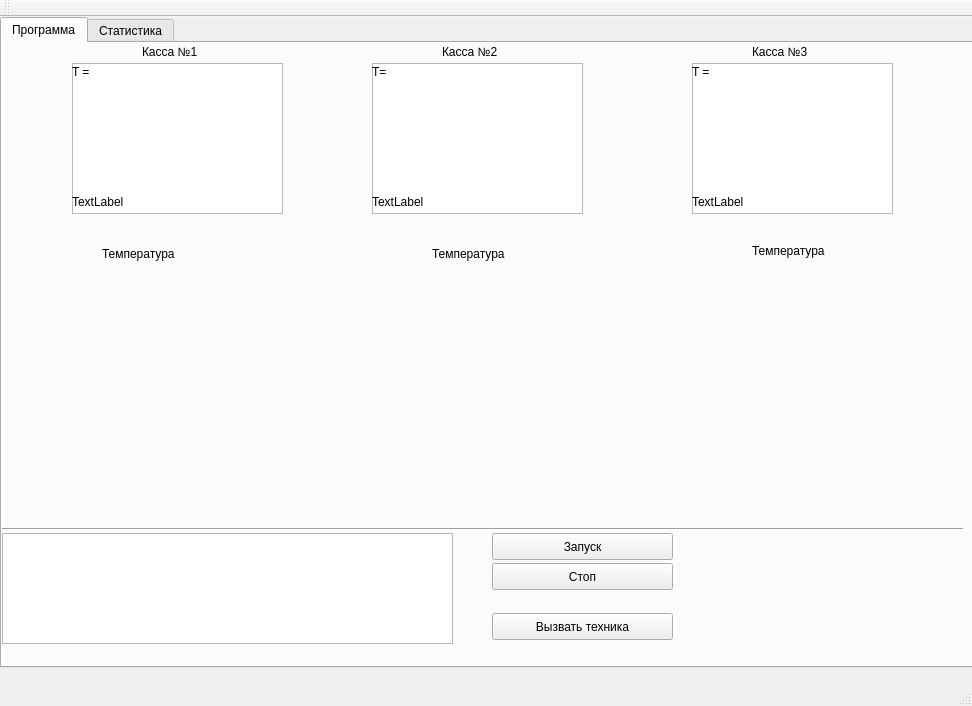
<?xml version="1.0" encoding="UTF-8"?>
<ui version="4.0">
 <class>MainWindow</class>
 <widget class="QMainWindow" name="MainWindow">
  <property name="geometry">
   <rect>
    <x>0</x>
    <y>0</y>
    <width>972</width>
    <height>706</height>
   </rect>
  </property>
  <property name="windowTitle">
   <string>Система управления кассовыми аппаратами супермаркета</string>
  </property>
  <widget class="QWidget" name="centralWidget">
   <widget class="QTabWidget" name="tabWidget">
    <property name="geometry">
     <rect>
      <x>0</x>
      <y>0</y>
      <width>981</width>
      <height>651</height>
     </rect>
    </property>
    <property name="currentIndex">
     <number>0</number>
    </property>
    <widget class="QWidget" name="tab">
     <attribute name="title">
      <string>Программа</string>
     </attribute>
     <widget class="QCustomPlot" name="widget" native="true">
      <property name="geometry">
       <rect>
        <x>10</x>
        <y>230</y>
        <width>331</width>
        <height>251</height>
       </rect>
      </property>
     </widget>
     <widget class="QCustomPlot" name="widget_2" native="true">
      <property name="geometry">
       <rect>
        <x>350</x>
        <y>230</y>
        <width>301</width>
        <height>251</height>
       </rect>
      </property>
     </widget>
     <widget class="QCustomPlot" name="widget_3" native="true">
      <property name="geometry">
       <rect>
        <x>660</x>
        <y>230</y>
        <width>301</width>
        <height>251</height>
       </rect>
      </property>
     </widget>
     <widget class="QPushButton" name="gogogo">
      <property name="geometry">
       <rect>
        <x>490</x>
        <y>490</y>
        <width>181</width>
        <height>27</height>
       </rect>
      </property>
      <property name="text">
       <string>Запуск</string>
      </property>
     </widget>
     <widget class="QPushButton" name="stop">
      <property name="geometry">
       <rect>
        <x>490</x>
        <y>520</y>
        <width>181</width>
        <height>27</height>
       </rect>
      </property>
      <property name="text">
       <string>Стоп</string>
      </property>
     </widget>
     <widget class="QPushButton" name="pushButton_3">
      <property name="geometry">
       <rect>
        <x>490</x>
        <y>570</y>
        <width>181</width>
        <height>27</height>
       </rect>
      </property>
      <property name="text">
       <string>Вызвать техника</string>
      </property>
     </widget>
     <widget class="QListWidget" name="listWidget">
      <property name="geometry">
       <rect>
        <x>0</x>
        <y>490</y>
        <width>451</width>
        <height>111</height>
       </rect>
      </property>
     </widget>
     <widget class="QListWidget" name="listWidget_2">
      <property name="geometry">
       <rect>
        <x>70</x>
        <y>20</y>
        <width>211</width>
        <height>151</height>
       </rect>
      </property>
      <property name="styleSheet">
       <string notr="true">background-image:url(:/images/kassa.png);background-repeat:no-repeat;background-position:center;</string>
      </property>
     </widget>
     <widget class="QListWidget" name="listWidget_3">
      <property name="geometry">
       <rect>
        <x>370</x>
        <y>20</y>
        <width>211</width>
        <height>151</height>
       </rect>
      </property>
      <property name="styleSheet">
       <string notr="true">background-image:url(:/images/kassa.png);background-repeat:no-repeat;background-position:center;</string>
      </property>
     </widget>
     <widget class="QListWidget" name="listWidget_4">
      <property name="geometry">
       <rect>
        <x>690</x>
        <y>20</y>
        <width>201</width>
        <height>151</height>
       </rect>
      </property>
      <property name="styleSheet">
       <string notr="true">background-image:url(:/images/kassa.png);background-repeat:no-repeat;background-position:center;</string>
      </property>
     </widget>
     <widget class="QLabel" name="label">
      <property name="geometry">
       <rect>
        <x>140</x>
        <y>0</y>
        <width>67</width>
        <height>17</height>
       </rect>
      </property>
      <property name="text">
       <string>Касса №1</string>
      </property>
     </widget>
     <widget class="QLabel" name="label_2">
      <property name="geometry">
       <rect>
        <x>440</x>
        <y>0</y>
        <width>67</width>
        <height>17</height>
       </rect>
      </property>
      <property name="text">
       <string>Касса №2</string>
      </property>
     </widget>
     <widget class="QLabel" name="label_3">
      <property name="geometry">
       <rect>
        <x>750</x>
        <y>0</y>
        <width>67</width>
        <height>17</height>
       </rect>
      </property>
      <property name="text">
       <string>Касса №3</string>
      </property>
     </widget>
     <widget class="QLabel" name="label_4">
      <property name="geometry">
       <rect>
        <x>100</x>
        <y>200</y>
        <width>141</width>
        <height>21</height>
       </rect>
      </property>
      <property name="text">
       <string>Температура</string>
      </property>
      <property name="wordWrap">
       <bool>false</bool>
      </property>
     </widget>
     <widget class="QLabel" name="label_5">
      <property name="geometry">
       <rect>
        <x>430</x>
        <y>200</y>
        <width>131</width>
        <height>21</height>
       </rect>
      </property>
      <property name="text">
       <string>Температура</string>
      </property>
      <property name="wordWrap">
       <bool>false</bool>
      </property>
     </widget>
     <widget class="QLabel" name="label_6">
      <property name="geometry">
       <rect>
        <x>750</x>
        <y>200</y>
        <width>131</width>
        <height>16</height>
       </rect>
      </property>
      <property name="text">
       <string>Температура</string>
      </property>
      <property name="wordWrap">
       <bool>false</bool>
      </property>
     </widget>
     <widget class="Line" name="line">
      <property name="geometry">
       <rect>
        <x>0</x>
        <y>476</y>
        <width>961</width>
        <height>20</height>
       </rect>
      </property>
      <property name="orientation">
       <enum>Qt::Horizontal</enum>
      </property>
     </widget>
     <widget class="QLabel" name="tempKas1">
      <property name="geometry">
       <rect>
        <x>70</x>
        <y>20</y>
        <width>67</width>
        <height>17</height>
       </rect>
      </property>
      <property name="text">
       <string>T =</string>
      </property>
     </widget>
     <widget class="QLabel" name="tempKas2">
      <property name="geometry">
       <rect>
        <x>370</x>
        <y>20</y>
        <width>67</width>
        <height>17</height>
       </rect>
      </property>
      <property name="text">
       <string>T= </string>
      </property>
     </widget>
     <widget class="QLabel" name="tempKas3">
      <property name="geometry">
       <rect>
        <x>690</x>
        <y>20</y>
        <width>67</width>
        <height>17</height>
       </rect>
      </property>
      <property name="text">
       <string>T =</string>
      </property>
     </widget>
     <widget class="QLabel" name="temp2Kas1">
      <property name="geometry">
       <rect>
        <x>70</x>
        <y>150</y>
        <width>181</width>
        <height>17</height>
       </rect>
      </property>
      <property name="text">
       <string>TextLabel</string>
      </property>
     </widget>
     <widget class="QLabel" name="temp2Kas2">
      <property name="geometry">
       <rect>
        <x>370</x>
        <y>150</y>
        <width>181</width>
        <height>17</height>
       </rect>
      </property>
      <property name="text">
       <string>TextLabel</string>
      </property>
     </widget>
     <widget class="QLabel" name="temp2Kas3">
      <property name="geometry">
       <rect>
        <x>690</x>
        <y>150</y>
        <width>161</width>
        <height>17</height>
       </rect>
      </property>
      <property name="text">
       <string>TextLabel</string>
      </property>
     </widget>
    </widget>
    <widget class="QWidget" name="tab_2">
     <attribute name="title">
      <string>Статистика</string>
     </attribute>
     <widget class="QWidget" name="gridLayoutWidget">
      <property name="geometry">
       <rect>
        <x>10</x>
        <y>10</y>
        <width>611</width>
        <height>131</height>
       </rect>
      </property>
      <layout class="QGridLayout" name="gridLayout" rowstretch="0,0,0,0,0,0,0,0,0" rowminimumheight="0,0,0,0,0,0,0,0,0">
       <item row="2" column="0">
        <widget class="QLabel" name="label_7">
         <property name="text">
          <string>Количество срабатываний датчика температуры термоголовки в кассе 3:  </string>
         </property>
        </widget>
       </item>
       <item row="0" column="0">
        <widget class="QLabel" name="label_8">
         <property name="text">
          <string>Количество срабатываний датчика температуры термоголовки в кассе 1:  </string>
         </property>
        </widget>
       </item>
       <item row="1" column="0">
        <widget class="QLabel" name="label_9">
         <property name="text">
          <string>Количество срабатываний датчика температуры термоголовки в кассе 2:  </string>
         </property>
        </widget>
       </item>
       <item row="0" column="1">
        <widget class="QLabel" name="srTempKas1">
         <property name="text">
          <string>0</string>
         </property>
        </widget>
       </item>
       <item row="1" column="1">
        <widget class="QLabel" name="srTempKas2">
         <property name="text">
          <string>0</string>
         </property>
        </widget>
       </item>
       <item row="2" column="1">
        <widget class="QLabel" name="srTempKas3">
         <property name="text">
          <string>0</string>
         </property>
        </widget>
       </item>
      </layout>
     </widget>
     <widget class="QWidget" name="gridLayoutWidget_2">
      <property name="geometry">
       <rect>
        <x>10</x>
        <y>140</y>
        <width>521</width>
        <height>101</height>
       </rect>
      </property>
      <layout class="QGridLayout" name="gridLayout_2">
       <item row="2" column="0">
        <widget class="QLabel" name="label_12">
         <property name="text">
          <string>Количество срабатываний датчика аварии ЭКЛЗ в кассе 3:  </string>
         </property>
        </widget>
       </item>
       <item row="0" column="0">
        <widget class="QLabel" name="label_10">
         <property name="text">
          <string>Количество срабатываний датчика аварии ЭКЛЗ в кассе 1:  </string>
         </property>
        </widget>
       </item>
       <item row="1" column="0">
        <widget class="QLabel" name="label_11">
         <property name="text">
          <string>Количество срабатываний датчика аварии ЭКЛЗ в кассе 2:  </string>
         </property>
        </widget>
       </item>
       <item row="0" column="1">
        <widget class="QLabel" name="srEklzKas1">
         <property name="text">
          <string>0</string>
         </property>
        </widget>
       </item>
       <item row="1" column="1">
        <widget class="QLabel" name="srEklzKas2">
         <property name="text">
          <string>0</string>
         </property>
        </widget>
       </item>
       <item row="2" column="1">
        <widget class="QLabel" name="srEklzKas3">
         <property name="text">
          <string>0</string>
         </property>
        </widget>
       </item>
      </layout>
     </widget>
     <widget class="QWidget" name="gridLayoutWidget_3">
      <property name="geometry">
       <rect>
        <x>10</x>
        <y>240</y>
        <width>481</width>
        <height>111</height>
       </rect>
      </property>
      <layout class="QGridLayout" name="gridLayout_3">
       <item row="0" column="0">
        <widget class="QLabel" name="label_13">
         <property name="text">
          <string>Количество поданных заявок:</string>
         </property>
        </widget>
       </item>
       <item row="1" column="0">
        <widget class="QLabel" name="label_14">
         <property name="text">
          <string>Количество срабатываний датчиков температуры всего:</string>
         </property>
        </widget>
       </item>
       <item row="2" column="0">
        <widget class="QLabel" name="label_15">
         <property name="text">
          <string>Количество срабатываний датчиков аварии ЭКЛЗ всего:</string>
         </property>
        </widget>
       </item>
       <item row="0" column="1">
        <widget class="QLabel" name="kolPod">
         <property name="text">
          <string>0</string>
         </property>
        </widget>
       </item>
       <item row="1" column="1">
        <widget class="QLabel" name="srTempAll">
         <property name="text">
          <string>0</string>
         </property>
        </widget>
       </item>
       <item row="2" column="1">
        <widget class="QLabel" name="srEklzAll">
         <property name="text">
          <string>0</string>
         </property>
        </widget>
       </item>
      </layout>
     </widget>
    </widget>
   </widget>
  </widget>
  <widget class="QMenuBar" name="menuBar">
   <property name="geometry">
    <rect>
     <x>0</x>
     <y>0</y>
     <width>972</width>
     <height>25</height>
    </rect>
   </property>
  </widget>
  <widget class="QToolBar" name="mainToolBar">
   <attribute name="toolBarArea">
    <enum>TopToolBarArea</enum>
   </attribute>
   <attribute name="toolBarBreak">
    <bool>false</bool>
   </attribute>
  </widget>
  <widget class="QStatusBar" name="statusBar"/>
 </widget>
 <layoutdefault spacing="6" margin="11"/>
 <customwidgets>
  <customwidget>
   <class>QCustomPlot</class>
   <extends>QWidget</extends>
   <header location="global">qcustomplot.h</header>
   <container>1</container>
  </customwidget>
 </customwidgets>
 <resources/>
 <connections/>
</ui>
